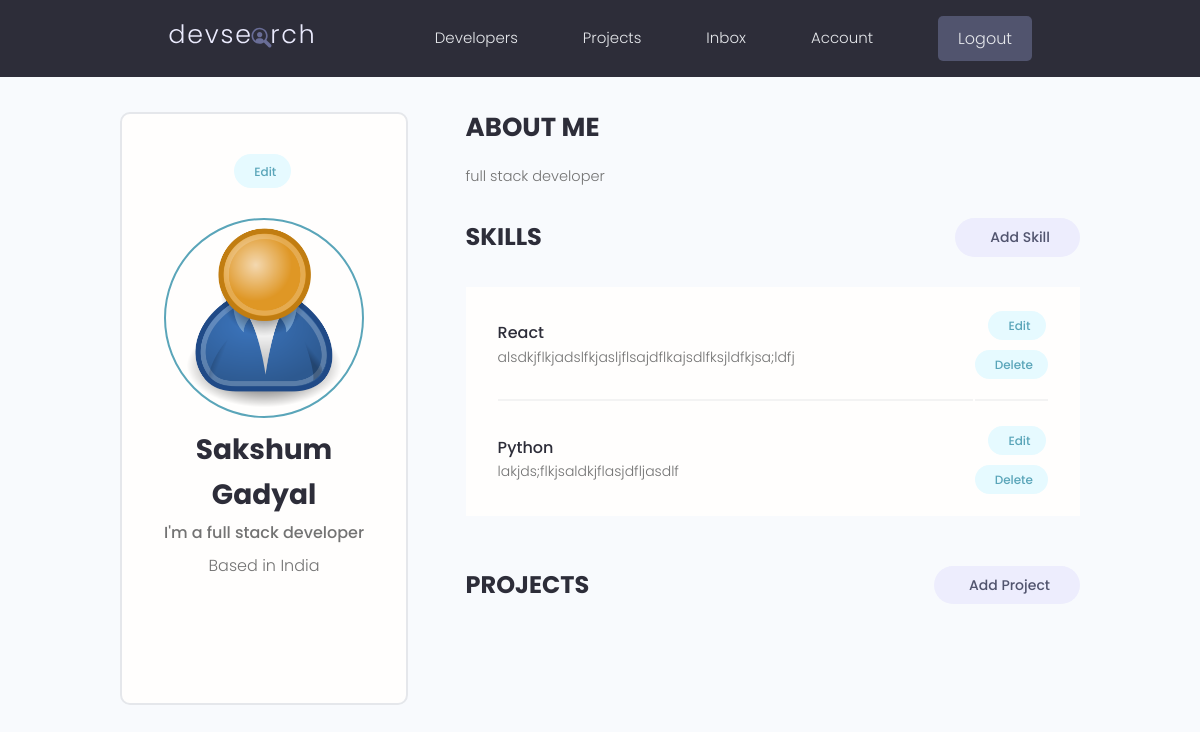
Page /account/ (signed in) on the earlier database version.
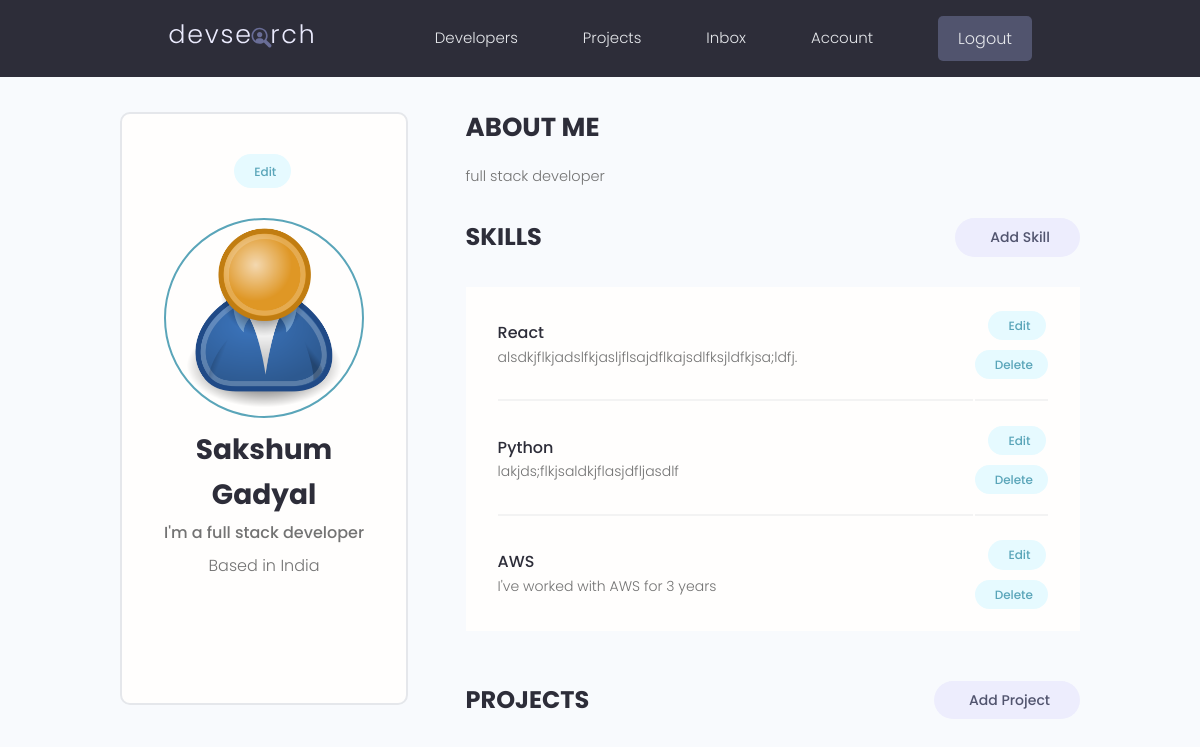
Same page on the later database version.
### users/models.py (models this page shows, shortened)
class Skill(models.Model):
    owner = models.ForeignKey(
        Profile, on_delete=models.CASCADE, null=True, blank=True,)
    name = models.CharField(max_length=200, blank=True, null=True)
    description = models.TextField(null=True, blank=True)
    created = models.DateTimeField(auto_now_add=True)
    id = models.UUIDField(default=uuid.uuid4, unique=True,
                    primary_key=True, editable=False)

### users/views.py (the view)
# urls.py: path('account/', userAccount,  name='account'),
@login_required(login_url='login')
def userAccount(request):
    profile = request.user.profile
    skills = profile.skill_set.all()
    projects = profile.project_set.all()
    context = {'profile': profile, 'skills':skills, 'projects':projects }
    return render(request, 'users/account.html', context)

### users/templates/users/account.html (shortened to what this page needs)
 {% extends 'main.html' %}
 {% block content %}
  <main class="settingsPage profile my-md">
    <div class="container">
      <div class="layout">
        <div class="column column--1of3">
          <div class="card text-center">
            <div class="card__body dev">
              <a class="tag tag--pill tag--main settings__btn" href="{% url 'edit-account' %}"> Edit</a>
              <img class="avatar avatar--xl dev__avatar" src="{{profile.profile_image.url}}" />
              <h2 class="dev__name">{{profile.name}}</h2>
              <p class="dev__title">{{profile.short_intro}}</p>
              <p class="dev__location">Based in {{profile.location}}</p>
              <ul class="dev__social">
              </ul>
            </div>
          </div>
        </div>
        <div class="column column--2of3">
          <div class="devInfo">
            <h3 class="devInfo__title">About Me</h3>
            <p class="devInfo__about">
             {{profile.bio}}
            </p>
          </div>
          <div class="settings">
            <h3 class="settings__title">Skills</h3>
            <a class="tag tag--pill tag--sub settings__btn tag--lg" href="{% url 'create-skill' %}"> Add Skill</a>
          </div>
          <table class="settings__table">
            {% for skill in skills %}
            <tr>
              <td class="settings__tableInfo">
                <h4>{{skill.name}}</h4>
                <p>
                {{skill.description}}
                </p>
              </td>
              <td class="settings__tableActions">
                <a class="tag tag--pill tag--main settings__btn" href="{% url 'update-skill' skill.id %}"> Edit</a>
                <a class="tag tag--pill tag--main settings__btn" href="{% url 'delete-skill' skill.id %}?next=/account">
                  Delete</a>
              </td>
            </tr>
            {% endfor %}
          </table>
          <div class="settings">
            <h3 class="settings__title">Projects</h3>
            <a class="tag tag--pill tag--sub settings__btn tag--lg" href="{% url 'create-project'%}"> Add Project</a>
          </div>
        </div>
      </div>
    </div>
  </main>
  {% endblock %}

Differences in the rows shown:
changed Skill "React": description "alsdkjflkjadslfkjasljflsajdflkajsdlfksjldfkjsa;ldfj" → "alsdkjflkjadslfkjasljflsajdflkajsdlfksjldfkjsa;ldfj."
added Skill: name "AWS", description "I've worked with AWS for 3 years"
